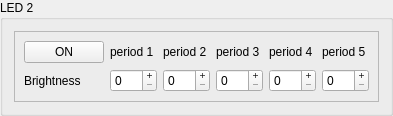
                  <widget class="QGroupBox" name="led2group">
                   <property name="title">
                    <string>LED 2</string>
                   </property>
                   <layout class="QVBoxLayout" name="verticalLayout_16">
                    <item>
                     <widget class="QFrame" name="led2frame">
                      <property name="frameShape">
                       <enum>QFrame::StyledPanel</enum>
                      </property>
                      <property name="frameShadow">
                       <enum>QFrame::Raised</enum>
                      </property>
                      <layout class="QGridLayout" name="gridLayout_3">
                       <item row="0" column="0">
                        <widget class="QPushButton" name="protled2button">
                         <property name="text">
                          <string>ON</string>
                         </property>
                         <property name="checkable">
                          <bool>true</bool>
                         </property>
                         <property name="checked">
                          <bool>false</bool>
                         </property>
                         <property name="autoDefault">
                          <bool>true</bool>
                         </property>
                         <property name="default">
                          <bool>false</bool>
                         </property>
                        </widget>
                       </item>
                       <item row="0" column="1">
                        <widget class="QLabel" name="Brightness1_4">
                         <property name="frameShape">
                          <enum>QFrame::NoFrame</enum>
                         </property>
                         <property name="text">
                          <string>period 1</string>
                         </property>
                        </widget>
                       </item>
                       <item row="0" column="2">
                        <widget class="QLabel" name="brightness_11">
                         <property name="frameShape">
                          <enum>QFrame::NoFrame</enum>
                         </property>
                         <property name="text">
                          <string>period 2</string>
                         </property>
                        </widget>
                       </item>
                       <item row="0" column="3">
                        <widget class="QLabel" name="brightness_10">
                         <property name="frameShape">
                          <enum>QFrame::NoFrame</enum>
                         </property>
                         <property name="text">
                          <string>period 3</string>
                         </property>
                        </widget>
                       </item>
                       <item row="0" column="4">
                        <widget class="QLabel" name="led2per4label">
                         <property name="frameShape">
                          <enum>QFrame::NoFrame</enum>
                         </property>
                         <property name="text">
                          <string>period 4</string>
                         </property>
                        </widget>
                       </item>
                       <item row="0" column="5">
                        <widget class="QLabel" name="brightness_12">
                         <property name="frameShape">
                          <enum>QFrame::NoFrame</enum>
                         </property>
                         <property name="text">
                          <string>period 5</string>
                         </property>
                        </widget>
                       </item>
                       <item row="1" column="0">
                        <widget class="QLabel" name="led2brightlabel">
                         <property name="frameShape">
                          <enum>QFrame::NoFrame</enum>
                         </property>
                         <property name="text">
                          <string>Brightness</string>
                         </property>
                        </widget>
                       </item>
                       <item row="1" column="1">
                        <widget class="QSpinBox" name="led2box1">
                         <property name="buttonSymbols">
                          <enum>QAbstractSpinBox::PlusMinus</enum>
                         </property>
                         <property name="maximum">
                          <number>100</number>
                         </property>
                        </widget>
                       </item>
                       <item row="1" column="2">
                        <widget class="QSpinBox" name="led2box2">
                         <property name="buttonSymbols">
                          <enum>QAbstractSpinBox::PlusMinus</enum>
                         </property>
                         <property name="maximum">
                          <number>100</number>
                         </property>
                        </widget>
                       </item>
                       <item row="1" column="3">
                        <widget class="QSpinBox" name="led2box5">
                         <property name="buttonSymbols">
                          <enum>QAbstractSpinBox::PlusMinus</enum>
                         </property>
                         <property name="maximum">
                          <number>100</number>
                         </property>
                        </widget>
                       </item>
                       <item row="1" column="4">
                        <widget class="QSpinBox" name="led2box3">
                         <property name="buttonSymbols">
                          <enum>QAbstractSpinBox::PlusMinus</enum>
                         </property>
                         <property name="maximum">
                          <number>100</number>
                         </property>
                        </widget>
                       </item>
                       <item row="1" column="5">
                        <widget class="QSpinBox" name="led2box4">
                         <property name="buttonSymbols">
                          <enum>QAbstractSpinBox::PlusMinus</enum>
                         </property>
                         <property name="maximum">
                          <number>100</number>
                         </property>
                        </widget>
                       </item>
                      </layout>
                     </widget>
                    </item>
                   </layout>
                  </widget>
